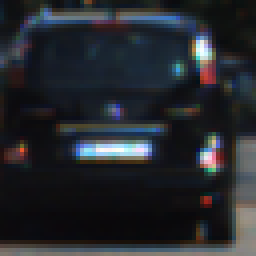
#> input picture vehicles/KITTI_extracted/1156.png, 64 x 64 px (shown 4 times larger); its folder holds 4 pictures in this run
$ jupyter execute --allow-errors Vehicle_detect_oldmaster.ipynb   (shell and % lines are left out)   (older library calls are emulated)
#> lines starting #> are read from the running program, lines starting #| are printed output that depends on the picture
[cell 1]
# Vehicle Detection
# This project aims to identify vehicles and non vehicles in a set of videos.
#Pipeline
# 1. Get the Images
# Create color histogram and hog features
# Get the images and do sliding window operation and identify the vehicles/nonvehicles.
# Apply Heatmap and get the Boxes.
# 2. Get the Video and do as above.

#Resources
# https://discussions.udacity.com/t/good-tips-from-my-reviewer-for-this-vehicle-detection-project/232903

[cell 2]
import matplotlib.image as mpimg
import matplotlib.pyplot as plt
import numpy as np
import pickle
import cv2
from skimage.feature import hog
from scipy.ndimage.measurements import label
import os
import glob
import time
from sklearn.svm import LinearSVC
from sklearn.preprocessing import StandardScaler
# NOTE: the next import is only valid for scikit-learn version <= 0.17
# for scikit-learn >= 0.18 use:
# from sklearn.model_selection import train_test_split
from sklearn.cross_validation import train_test_split

#> (a cell that did not finish here is left out)

[cell 4]
# Create a list of car images

images = glob.glob('./vehicles/KITTI_extracted/*.png')
#> images = ['./vehicles/KITTI_extracted/1156.png', './vehicles/KITTI_extracted/1333.png', './vehicles/KITTI_extracted/1524.png', './vehicles/KITTI_extracted/1542.png']

cars = []

for image in images:
    cars.append(image)
#> this loop made 4 passes
#> image on passes 1 to 4: './vehicles/KITTI_extracted/1156.png', './vehicles/KITTI_extracted/1333.png', './vehicles/KITTI_extracted/1524.png', './vehicles/KITTI_extracted/1542.png'
#> after the loop, cars has the same summary as images

images = glob.glob('./vehicles/GTI_Far/*.png')

for image in images:
    cars.append(image)

images = glob.glob('./vehicles/GTI_Left/*.png')

for image in images:
    cars.append(image)

images = glob.glob('./vehicles/GTI_MiddleClose/*.png')

for image in images:
    cars.append(image)

images = glob.glob('./vehicles/GTI_Right/*.png')

for image in images:
    cars.append(image)

print(len(cars))
#| 4
#> (the rest of this cell did not finish here and is left out)

[cell 5]
# Create a list of car images
ncimages = glob.glob('./non-vehicles/GTI/*.png')

notcars = []

for image in ncimages:
    notcars.append(image)
#> after the loop, notcars = []

ncimages = glob.glob('./non-vehicles/Extras/*.png')

for image in ncimages:
    notcars.append(image)


print(len(notcars))
#| 0
#> (the rest of this cell did not finish here and is left out)

[cell 6]
# [39 lines left out: function extract_features2, not called in this run]

[cell 7]
# Define a function to compute binned color features
def bin_spatial(img, size=(32, 32)):
    # Use cv2.resize().ravel() to create the feature vector
    features = cv2.resize(img, size).ravel()
    # Return the feature vector
    return features

# Define a function to compute color histogram features
def color_hist(img, nbins=32, bins_range=(0, 256)):
    # Compute the histogram of the color channels separately
    channel1_hist = np.histogram(img[:,:,0], bins=nbins, range=bins_range)
    channel2_hist = np.histogram(img[:,:,1], bins=nbins, range=bins_range)
    channel3_hist = np.histogram(img[:,:,2], bins=nbins, range=bins_range)
    # Concatenate the histograms into a single feature vector
    hist_features = np.concatenate((channel1_hist[0], channel2_hist[0], channel3_hist[0]))
    # Return the individual histograms, bin_centers and feature vector
    return hist_features

# Define a function to return HOG features and visualization
def get_hog_features(img, orient, pix_per_cell, cell_per_block,
                        vis=False, feature_vec=True):
    # Call with two outputs if vis==True
    if vis == True:
        features, hog_image = hog(img, orientations=orient, pixels_per_cell=(pix_per_cell, pix_per_cell),
                                  cells_per_block=(cell_per_block, cell_per_block), transform_sqrt=True,
                                  visualise=vis, feature_vector=feature_vec)
        return features, hog_image
    # Otherwise call with one output
    else:
        features = hog(img, orientations=orient, pixels_per_cell=(pix_per_cell, pix_per_cell),
                       cells_per_block=(cell_per_block, cell_per_block), transform_sqrt=True,
                       visualise=vis, feature_vector=feature_vec)
        return features

[cell 8]
# We will define a set of Parameters to create the features
# performs under different binning scenarios
spatial = 8
histbin = 8
# Reduce the sample size because HOG features are slow to compute. Removed for time being
#sample_size = 500
#cars = cars[0:sample_size]
#notcars = notcars[0:sample_size]
#> (the rest of this cell did not finish here and is left out)

#> (a cell that did not finish here is left out)

[cell 10]
# Define a function to extract features from a list of images
# Have this function call bin_spatial() and color_hist()
def extract_features(imgs, cspace='RGB', spatial_size=(32, 32),
                        hist_bins=32, hist_range=(0, 256),orient=9,
                        pix_per_cell=8, cell_per_block=2, hog_channel=0):
    # Create a list to append feature vectors to
    features = []
    # Iterate through the list of images
    for file in imgs:
        # Read in each one by one
        image = mpimg.imread(file)
        # apply color conversion if other than 'RGB'
        if cspace != 'RGB':
            if cspace == 'HSV':
                feature_image = cv2.cvtColor(image, cv2.COLOR_RGB2HSV)
            elif cspace == 'LUV':
                feature_image = cv2.cvtColor(image, cv2.COLOR_RGB2LUV)
            elif cspace == 'HLS':
                feature_image = cv2.cvtColor(image, cv2.COLOR_RGB2HLS)
            elif cspace == 'YUV':
                feature_image = cv2.cvtColor(image, cv2.COLOR_RGB2YUV)
        else: feature_image = np.copy(image)
        # Apply bin_spatial() to get spatial color features
        spatial_features = bin_spatial(feature_image, size=spatial_size)
        # Apply color_hist() also with a color space option now
        hist_features = color_hist(feature_image, nbins=hist_bins, bins_range=hist_range)
        # Append the new feature vector to the features list
                # Call get_hog_features() with vis=False, feature_vec=True
        if hog_channel == 'ALL':
            hog_features = []
            for channel in range(feature_image.shape[2]):
                hog_features.append(get_hog_features(feature_image[:,:,channel],
                                    orient, pix_per_cell, cell_per_block,
                                    vis=False, feature_vec=True))
            hog_features = np.ravel(hog_features)
        else:
            hog_features = get_hog_features(feature_image[:,:,hog_channel], orient,
                        pix_per_cell, cell_per_block, vis=False, feature_vec=True)
        features.append(np.concatenate((spatial_features, hist_features, hog_features)))
    # Return list of feature vectors
    return features


# TODO play with these values to see how your classifier
# performs under different binning scenarios
spatial = 32
histbin = 32
# Reduce the sample size because HOG features are slow to compute
# The quiz evaluator times out after 13s of CPU time
sample_size = 500
cars = cars[0:sample_size]
notcars = notcars[0:sample_size]

### TODO: Tweak these parameters and see how the results change.
colorspace = 'RGB' # Can be RGB, HSV, LUV, HLS, YUV, YCrCb
orient = 9
pix_per_cell = 8
cell_per_block = 2
hog_channel = 0 # Can be 0, 1, 2, or "ALL"

t=time.time()
car_features = extract_features(cars, cspace=colorspace, spatial_size=(spatial, spatial),
                        hist_bins=histbin, hist_range=(0, 256),orient=orient,
                        pix_per_cell=pix_per_cell, cell_per_block=cell_per_block,
                        hog_channel=hog_channel)
#> in extract_features, image is the input picture: shape (64, 64, 3) float32; mean R, G, B 0.149, 0.159, 0.179
#> in bin_spatial, `features = cv2.resize(img, size).ravel()`: features = 3072 values, max 0.996 at index 1781, min 0.0314 at index 2632, mean 0.162
#> in extract_features, `spatial_features = bin_spatial(feature_image, size=spatial_size)`: spatial_features has the same summary as features in bin_spatial
#> in color_hist, `hist_features = np.concatenate((channel1_hist[0], channel2_hist[0], ch..`: hist_features = 96 values, max 4096 at index 0, min 0 at index 1, mean 128
#> in get_hog_features, `features = hog(img, orientations=orient, pixels_per_cell=(pix_per_cell..`: features = 1764 values, max 0.688 at index 1534, min 0 at index 17, mean 0.12
#> in get_hog_features, `features = hog(img, orientations=orient, pixels_per_cell=(pix_per_cell..`:
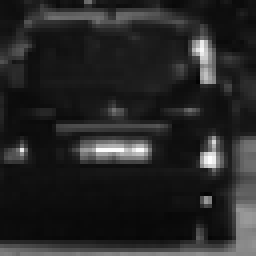
#> img: shape (64, 64) float32 (shown 4 times larger); min 0.0118, max 0.992, mean 0.149
#> in extract_features, `hog_features = get_hog_features(feature_image[:,:,hog_channel], orient..`: hog_features has the same summary as features in get_hog_features
#> pass 2 of the loop in extract_features, `for file in imgs:`:
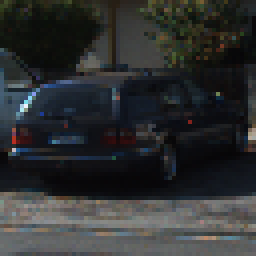
#> input picture vehicles/KITTI_extracted/1333.png, 64 x 64 px (shown 4 times larger)
#> in extract_features, image is the input picture: shape (64, 64, 3) float32; mean R, G, B 0.182, 0.189, 0.191
#> spatial_features = 3072 values, max 0.762 at index 1163, min 0.0255 at index 1906, mean 0.187
#> in get_hog_features (call 2), `features = hog(img, orientations=orient, pixels_per_cell=(pix_per_cell..`: features = 1764 values, max 0.564 at index 1390, min 0 at index 278, mean 0.133
#> in get_hog_features (call 2), `features = hog(img, orientations=orient, pixels_per_cell=(pix_per_cell..`:
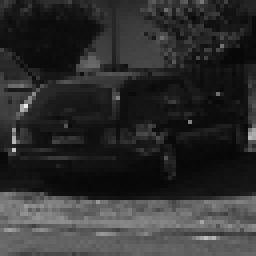
#> img: shape (64, 64) float32 (shown 4 times larger); min 0.0235, max 0.929, mean 0.182
#> hog_features has the same summary as features in get_hog_features
#> pass 3 of the loop in extract_features, `for file in imgs:`:
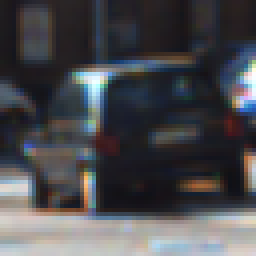
#> input picture vehicles/KITTI_extracted/1524.png, 64 x 64 px (shown 4 times larger)
#> in extract_features, image is the input picture: shape (64, 64, 3) float32; mean R, G, B 0.291, 0.292, 0.307
#> spatial_features = 3072 values, max 0.975 at index 957, min 0.0676 at index 2199, mean 0.297
#> in get_hog_features (call 3), `features = hog(img, orientations=orient, pixels_per_cell=(pix_per_cell..`: features = 1764 values, max 0.626 at index 1660, min 0 at index 6, mean 0.124
#> in get_hog_features (call 3), `features = hog(img, orientations=orient, pixels_per_cell=(pix_per_cell..`:
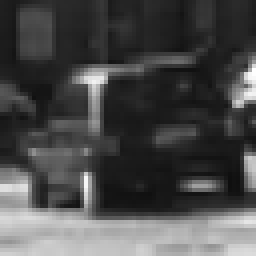
#> img: shape (64, 64) float32 (shown 4 times larger); min 0.0588, max 0.996, mean 0.291
#> hog_features has the same summary as features in get_hog_features
#> the loop made 4 passes; the first 3 are shown
notcar_features = extract_features(notcars, cspace=colorspace, spatial_size=(spatial, spatial),
                        hist_bins=histbin, hist_range=(0, 256), orient=orient,
                        pix_per_cell=pix_per_cell, cell_per_block=cell_per_block,
                        hog_channel=hog_channel)
#> notcar_features = []
t2 = time.time()
print(round(t2-t, 2), 'Seconds to extract BIN+HIST+HOG features...')
# Create an array stack of feature vectors

#> (a cell that did not finish here is left out)

[cell 12]
img_to_test = []
images = glob.glob('./test_images/*.jpg')
for image in images:
    img_to_test.append(image)
#> after the loop, img_to_test = []

#> (the rest of this cell did not finish here and is left out)
